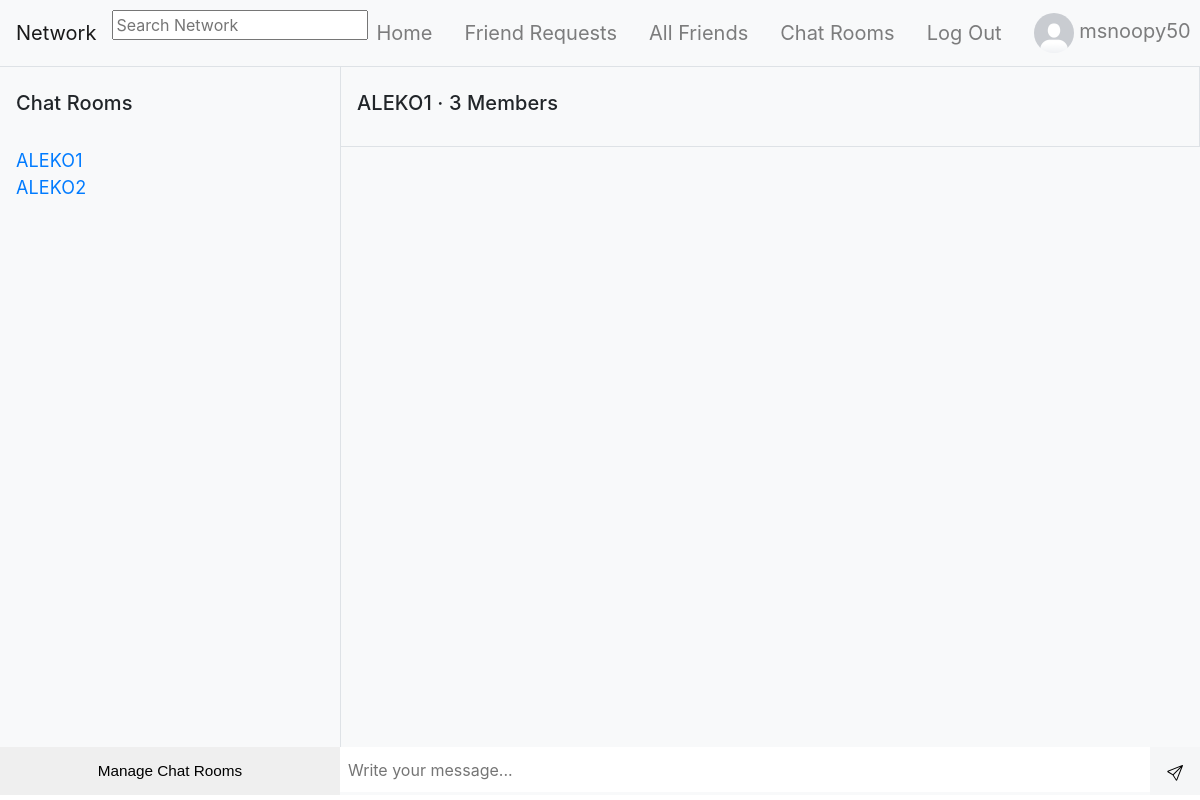
/chat/room/ALEKO1/ (signed in), run on the app's committed database.
### network/models.py (models this page shows, shortened)
class User(AbstractUser):
    pass

class UserProfile(models.Model):
    user = models.OneToOneField(User, primary_key=True, related_name="profile", on_delete=models.CASCADE)
    bio = models.TextField(blank=True, default="No Bio...", max_length=101)
    picture = models.ImageField(blank=True, default="default_profile_image.png")
    friends = models.ManyToManyField(User, blank=True, related_name="friends")
    blocked = models.ManyToManyField(User, blank=True, related_name="blocked")

### chat/models.py (models this page shows)
class Group(models.Model):
    name = models.CharField(max_length=64)
    picture = models.ImageField(null=True, default="messenger.png")
    users = models.ManyToManyField(User, related_name="joined_groups", blank=True)

### chat/views.py (the view)
# urls.py: path("room/<str:group_name>/", views.room, name="room"),
@login_required
def room(request, group_name):
    try:
        group = Group.objects.get(name=group_name)
    except Group.DoesNotExist:
        return JsonResponse({"error": "Group matching query does not exist."}, status=400)
    return render(request, "chat/room.html", {
        "room_name_json": mark_safe(json.dumps(group.name)),
        "username": mark_safe(json.dumps(request.user.username)),
        "groups": request.user.joined_groups.all(),
        "group": group,
        "rooms": Group.objects.all()
    })

### templates/chat/room.html (shortened to what this page needs)
{% extends "network/layout.html" %}{% load static %} {% block script %}
	<link rel="stylesheet" href="{% static 'chat/css/styles.css' %}" />
{% endblock %}
{% block body %}
	<div id="frame" class="bg-light">
		<div id="sidepanel">
			<div id="contacts" class="d-flex flex-column">
				<div class="d-flex align-items-center" style="height: 80px; line-height: 80px">
					<h5 class="ml-3">Chat Rooms</h5>
				</div>
				{% for group in groups %}
				<div class="ml-3">
					<a href="{% url 'chat:room' group.name %}">
						{{ group.name }}
					</a>
				</div>
				{% endfor %}
			</div>
			<div id="bottom-bar">
				<button id="addcontact" style="height: 48px;" data-toggle="modal" data-target="#chatRoomsModal">Manage Chat Rooms</button>
			</div>
		</div>
		<div class="content">
			<div class="contact-profile border border-top-0 d-flex align-items-center">
				<h5 class="ml-3">{{ group.name }} &middot; <a data-toggle="modal" data-target="#chatRoomMemberModal"
					style="cursor: pointer;">{{ group.users.all.count }} Members</a>
				</h5>
			</div>
			{% if request.user in group.users.all %}
			<div class="messages border-left">
			</div>
			<div class="message-input">
				<div class="wrap">
					<input id="chat-message-input" type="text" placeholder="Write your message..." />
					<button id="chat-message-submit" class="submit">
						<img src="{% static 'network/images/send.svg' %}" alt="">
					</button>
				</div>
			</div>
			{% else %}
			<div class="d-flex align-items-center justify-content-center border border-top-0" style="min-height: 640px;">
				<div class="p-2 text-muted">
					<h5 class="text-muted">First, you have to join a specified chat room, to see and type messages.</h5>
				</div>
			</div>
			{% endif %}
		</div>
	</div>
{% endblock %}

### templates/network/layout.html (shortened to what this page needs)
{% load static %}
<!DOCTYPE html>
<html lang="en">
<head>
    <link rel="stylesheet" href="https://stackpath.bootstrapcdn.com/bootstrap/4.4.1/css/bootstrap.min.css">
    <link rel="stylesheet" href="{% static 'network/css/styles.css' %}">
    <link rel="stylesheet" href="https://unpkg.com/@trevoreyre/autocomplete-js/dist/style.css">
    {% block script %}{% endblock %}
</head>
<body>
    <nav class="navbar navbar-expand-lg navbar-light bg-light sticky-top border-bottom">
        <a class="navbar-brand" href="{% url 'index' %}">Network</a>
        {% if request.user.is_authenticated %}
            <div id="autocomplete" class="autocomplete" style="width: 320px;">
                <form action="{% url 'search_results' %}" method="get">
                    <input class="autocomplete-input" id="autocomplete_input" placeholder="Search Network" name="q">
                </form>
            </div>
        {% endif %}
        <div class="collapse navbar-collapse" id="navbarNav">
            <ul class="navbar-nav mx-auto">
                <li class="nav-item">
                    <a class="navbar-brand nav-link" href="{% url 'index' %}">
                        Home
                    </a>
                </li>
                {% if user.is_authenticated %}
                <li class="nav-item">
                    <a class="navbar-brand nav-link" href="{% url 'friend_requests' %}">
                        Friend Requests
                    </a>
                </li>
                <li class="nav-item">
                    <a class="navbar-brand nav-link" href="{% url 'friends' %}">
                        All Friends
                    </a>
                </li>
                <li class="nav-item">
                    <a class="navbar-brand nav-link" href="{% url 'chat:index' %}">
                        Chat Rooms
                    </a>
                </li>
                <li class="nav-item">
                    <a class="navbar-brand nav-link" href="{% url 'account_logout' %}">
                        Log Out
                    </a>
                </li>
                {% endif %}
            </ul>
            {% if user.is_authenticated %}
                <ul class="navbar-nav ml-auto">
                    <a class="nav-link navbar-brand" href="{% url 'profile' user.id %}" id="profile">
                        <li class="nav-item">
                            <img src="{{ user.profile.picture.url }}" alt="Logged in Profile Picture" width="40" height="40" style="border-radius: 50%;" id="logged_in_picture">
                            {{ user.username }}
                        </li>
                    </a>
                </ul>
            {% endif %}
        </div>
    </nav>
    <div class="body">
        {% block body %}
        {% endblock %}
    </div>
</body>
</html>

### static/chat/css/styles.css (style rules this page uses)
.body { display: flex; align-items: center; justify-content: center; min-height: 91vh; font-size: 1em; letter-spacing: 0.1px; text-rendering: optimizeLegibility; -webkit-font-smoothing: antialiased; }
#frame { width: 100%; min-width: 360px; height: 91vh; min-height: 300px; background: #E6EAEA; }
#frame #sidepanel { float: left; min-width: 280px; max-width: 340px; width: 40%; height: 100%; overflow: hidden; position: relative; font-size: 18px; }
#frame #sidepanel #contacts { overflow-y: scroll; overflow-x: hidden; }
#frame #sidepanel #bottom-bar { position: absolute; width: 100%; bottom: 0; }
#frame #sidepanel #bottom-bar button { float: left; border: none; width: 100%; padding: 10px 0; cursor: pointer; font-size: 0.85em; font-family: "proxima-nova", "Source Sans Pro", sans-serif; }
#frame .content { float: right; width: 60%; height: 100%; overflow: hidden; position: relative; }
@media screen and (min-width: 900px) { #frame .content { width: calc(100% - 340px); } }
#frame .content .contact-profile { width: 100%; height: 80px; line-height: 80px; }
#frame .content .messages { height: auto; min-height: calc(100% - 93px); max-height: calc(100% - 93px); overflow-y: scroll; overflow-x: hidden; width: 100%; }
#frame .content .message-input { position: absolute; bottom: 0; width: 100%; z-index: 99; }
#frame .content .message-input .wrap { position: relative; }
#frame .content .message-input .wrap input { float: left; border: none; width: calc(100% - 50px); padding: 11px 32px 10px 8px; }
#frame .content .message-input .wrap button { float: right; border: none; width: 50px; padding: 12px 0; cursor: pointer; }

### data on the page
User: profile.picture (placeholder picture), username "msnoopy50"
Group: name "ALEKO1", users.all.count "3"
Group: name "ALEKO2"
